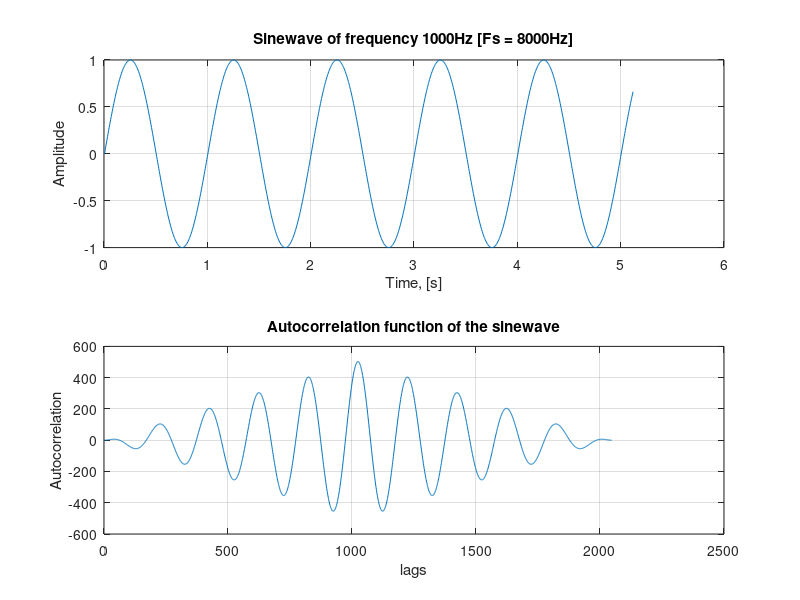

This figure's MATLAB source:
% Auto Korelasi, Frekuensi = 1Hz, Frekuensi Sampling = 200Hz
N = 1024;   % Number of samples
f1 = 1;     % Frequency of the sinewave
fs = 200;   % Sampling frequency
n = 0:N-1;  % Sampling index frequency
x = sin(2*pi*f1*n/fs);  % Generate the signal, x(n)
t = [1:N] * (1/fs);     % Prepare the time axis

subplot(2, 1, 1);       % Prepare the figure
plot(t, x);             % Plot x(n)
title('Sinewave of frequency 1000Hz [Fs = 8000Hz]');
xlabel('Time, [s]');
ylabel('Amplitude');
grid;

Rxx = xcorr(x);         % Estimate its autocorrelation
subplot(2, 1, 2);       % Prepare the figure
plot(Rxx);              % Plot the autocorrelation
grid;

title('Autocorrelation function of the sinewave');
xlabel('lags');
ylabel('Autocorrelation');